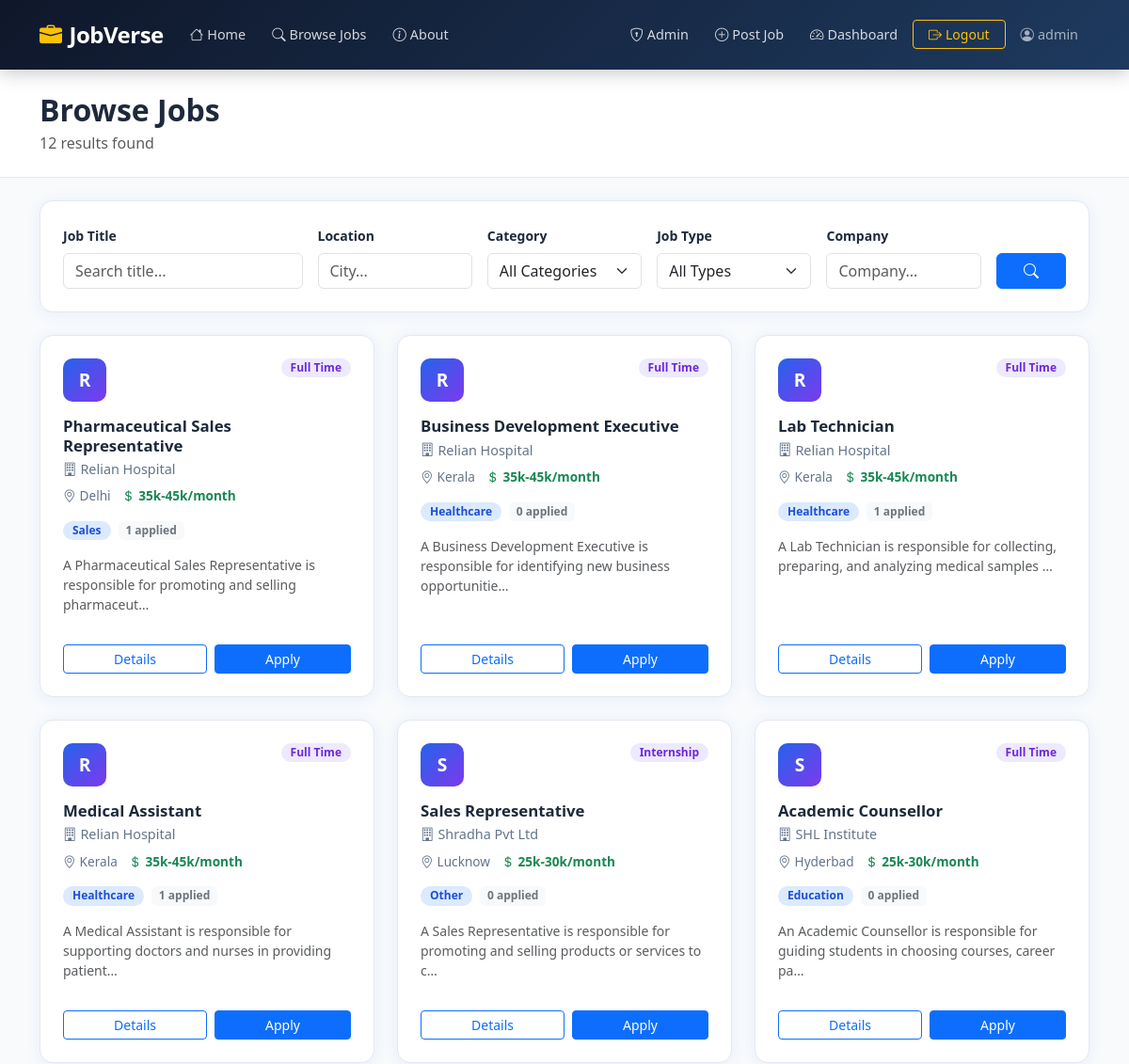
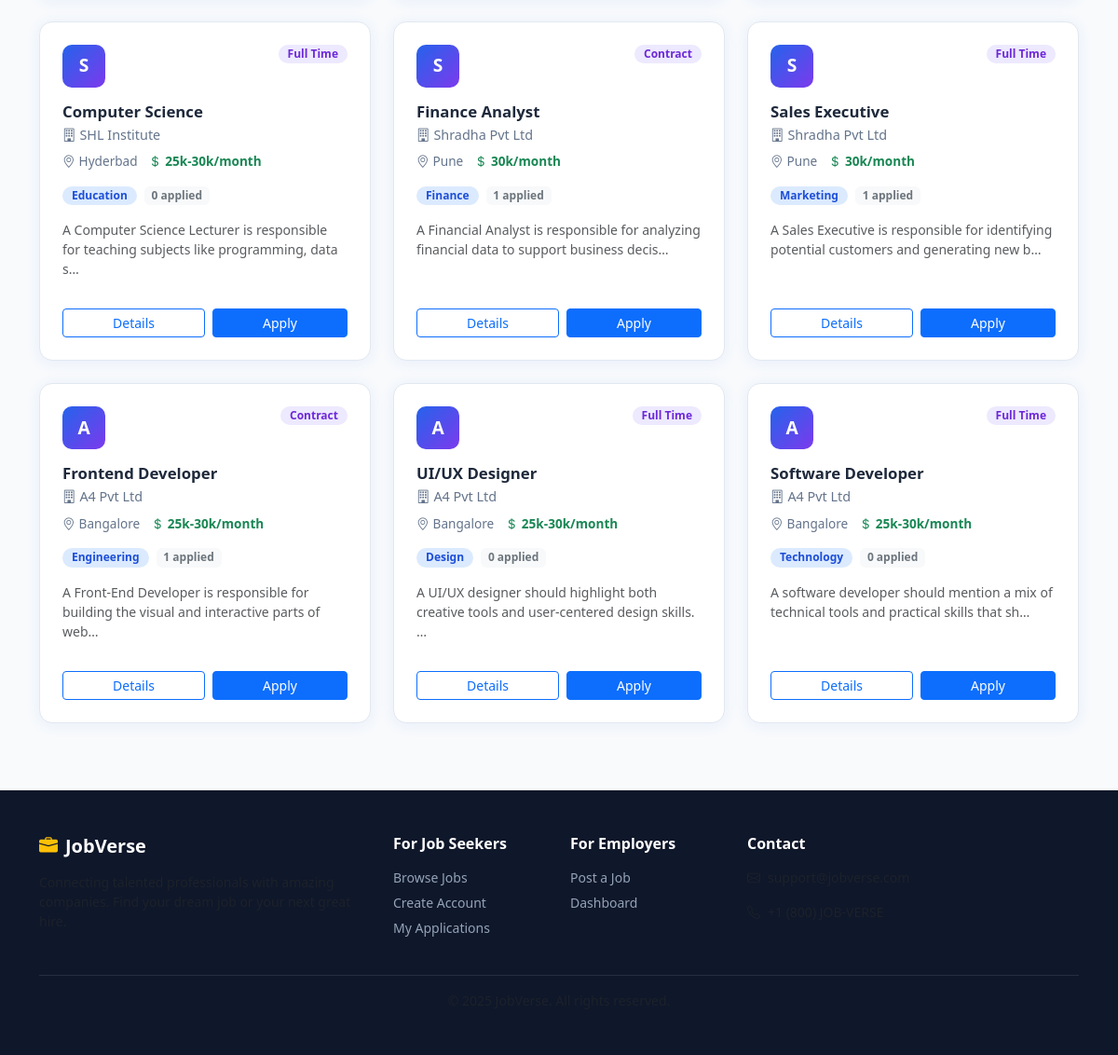
The app's page /jobs/ (signed in) with its own data (2 pictures, top to bottom).
### jobs/models.py (models this page shows, shortened)
class Job(models.Model):
    CATEGORY_CHOICES = [
        ('technology', 'Technology'),
        ('finance', 'Finance'),
        ('marketing', 'Marketing'),
        ('design', 'Design'),
        ('sales', 'Sales'),
        ('healthcare', 'Healthcare'),
        ('education', 'Education'),
        ('engineering', 'Engineering'),
        ('other', 'Other'),
    ]
    JOB_TYPE_CHOICES = [
        ('full_time', 'Full Time'),
        ('part_time', 'Part Time'),
        ('contract', 'Contract'),
        ('internship', 'Internship'),
        ('remote', 'Remote'),
    ]
    title = models.CharField(max_length=200)
    company = models.CharField(max_length=200)
    location = models.CharField(max_length=200)
    salary = models.CharField(max_length=100)
    description = models.TextField()
    category = models.CharField(max_length=50, choices=CATEGORY_CHOICES, default='other')
    job_type = models.CharField(max_length=20, choices=JOB_TYPE_CHOICES, default='full_time')
    employer = models.ForeignKey(User, on_delete=models.CASCADE, related_name='jobs_posted')
    created_at = models.DateTimeField(auto_now_add=True)
    is_active = models.BooleanField(default=True)
    def application_count(self):
        return self.applications.count()

### jobs/views.py (the view)
# urls.py: path('jobs/', views.search_jobs, name='search_jobs'),
def search_jobs(request):
    jobs = Job.objects.filter(is_active=True).order_by('-created_at')
    title = request.GET.get('title', '')
    location = request.GET.get('location', '')
    category = request.GET.get('category', '')
    company = request.GET.get('company', '')
    job_type = request.GET.get('job_type', '')
    if title:
        jobs = jobs.filter(title__icontains=title)
    if location:
        jobs = jobs.filter(location__icontains=location)
    if category:
        jobs = jobs.filter(category=category)
    if company:
        jobs = jobs.filter(company__icontains=company)
    if job_type:
        jobs = jobs.filter(job_type=job_type)
    categories = Job.CATEGORY_CHOICES
    job_types = Job.JOB_TYPE_CHOICES
    return render(request, 'jobs.html', {
        'jobs': jobs,
        'categories': categories,
        'job_types': job_types,
        'title': title,
        'location': location,
        'category': category,
        'company': company,
        'job_type': job_type,
    })

### templates/jobs.html (shortened to what this page needs)
{% extends "base.html" %}
{% block content %}
<div class="page-header py-4">
  <div class="container">
    <h2 class="fw-bold mb-1">Browse Jobs</h2>
    <p class="text-muted mb-0">{{ jobs|length }} result{{ jobs|length|pluralize }} found</p>
  </div>
</div>
<div class="container py-4">
  <div class="filter-card mb-4">
    <form method="GET" action="{% url 'search_jobs' %}">
      <div class="row g-3 align-items-end">
        <div class="col-md-3">
          <label class="form-label small fw-semibold">Job Title</label>
          <input type="text" name="title" value="{{ title }}" class="form-control" placeholder="Search title...">
        </div>
        <div class="col-md-2">
          <label class="form-label small fw-semibold">Location</label>
          <input type="text" name="location" value="{{ location }}" class="form-control" placeholder="City...">
        </div>
        <div class="col-md-2">
          <label class="form-label small fw-semibold">Category</label>
          <select name="category" class="form-select">
            <option value="">All Categories</option>
          </select>
        </div>
        <div class="col-md-2">
          <label class="form-label small fw-semibold">Job Type</label>
          <select name="job_type" class="form-select">
            <option value="">All Types</option>
          </select>
        </div>
        <div class="col-md-2">
          <label class="form-label small fw-semibold">Company</label>
          <input type="text" name="company" value="{{ company }}" class="form-control" placeholder="Company...">
        </div>
        <div class="col-md-1">
          <button type="submit" class="btn btn-primary w-100"><i class="bi bi-search"></i></button>
        </div>
      </div>
    </form>
  </div>
  {% if jobs %}
  <div class="row g-4">
    {% for job in jobs %}
    <div class="col-md-6 col-lg-4">
      <div class="job-card h-100">
        <div class="d-flex justify-content-between align-items-start mb-3">
          <div class="company-avatar">{{ job.company|first|upper }}</div>
          <span class="badge job-type-badge">{{ job.get_job_type_display }}</span>
        </div>
        <h5 class="job-title fw-bold mb-1">{{ job.title }}</h5>
        <p class="company-name mb-2"><i class="bi bi-building me-1"></i>{{ job.company }}</p>
        <div class="job-meta mb-3">
          <span class="meta-item"><i class="bi bi-geo-alt me-1"></i>{{ job.location }}</span>
          <span class="meta-item text-success fw-semibold"><i class="bi bi-currency-dollar me-1"></i>{{ job.salary }}</span>
        </div>
        <div class="d-flex gap-2 flex-wrap mb-3">
          <span class="badge cat-badge">{{ job.get_category_display }}</span>
          <span class="badge bg-light text-secondary">{{ job.application_count }} applied</span>
        </div>
        <p class="text-muted small">{{ job.description|truncatechars:90 }}</p>
        <div class="d-flex gap-2 mt-auto pt-3">
          <a href="{% url 'job_detail' job.id %}" class="btn btn-outline-primary btn-sm flex-fill">Details</a>
          {% if user.is_authenticated %}
            <a href="{% url 'apply_job' job.id %}" class="btn btn-primary btn-sm flex-fill">Apply</a>
          {% else %}
            <a href="{% url 'login' %}" class="btn btn-primary btn-sm flex-fill">Apply</a>
          {% endif %}
        </div>
      </div>
    </div>
    {% endfor %}
  </div>
  {% endif %}
</div>
{% endblock %}

### templates/base.html (shortened to what this page needs)
<!DOCTYPE html>
<html lang="en">
{% load static %}
<head>
    <link href="https://cdn.jsdelivr.net/npm/bootstrap@5.3.2/dist/css/bootstrap.min.css" rel="stylesheet">
    <link rel="stylesheet" href="https://cdn.jsdelivr.net/npm/bootstrap-icons@1.11.3/font/bootstrap-icons.min.css">
    <link rel="stylesheet" href="{% static 'css/style.css' %}">
</head>
<body>
<nav class="navbar navbar-expand-lg navbar-dark sticky-top" id="mainNav">
  <div class="container">
    <a class="navbar-brand fw-bold fs-4" href="{% url 'home' %}">
      <i class="bi bi-briefcase-fill me-2 text-warning"></i>JobVerse
    </a>
    <div class="collapse navbar-collapse" id="navMenu">
      <ul class="navbar-nav me-auto gap-1">
        <li class="nav-item"><a class="nav-link" href="{% url 'home' %}"><i class="bi bi-house me-1"></i>Home</a></li>
        <li class="nav-item"><a class="nav-link" href="{% url 'search_jobs' %}"><i class="bi bi-search me-1"></i>Browse Jobs</a></li>
        <li class="nav-item"><a class="nav-link" href="{% url 'about' %}"><i class="bi bi-info-circle me-1"></i>About</a></li>
      </ul>
      <ul class="navbar-nav gap-1 align-items-center">
        {% if user.is_authenticated %}
          {% if user.is_staff %}
            <li class="nav-item"><a class="nav-link" href="/admin/"><i class="bi bi-shield-lock me-1"></i>Admin</a></li>
          {% endif %}
          {% if user.profile.role == 'employer' or user.is_staff %}
            <li class="nav-item"><a class="nav-link" href="{% url 'post_job' %}"><i class="bi bi-plus-circle me-1"></i>Post Job</a></li>
            <li class="nav-item"><a class="nav-link" href="{% url 'employer_dashboard' %}"><i class="bi bi-speedometer2 me-1"></i>Dashboard</a></li>
          {% else %}
            <li class="nav-item"><a class="nav-link" href="{% url 'seeker_dashboard' %}"><i class="bi bi-person-lines-fill me-1"></i>My Applications</a></li>
          {% endif %}
          <li class="nav-item">
            <a class="btn btn-outline-warning btn-sm px-3" href="{% url 'logout' %}">
              <i class="bi bi-box-arrow-right me-1"></i>Logout
            </a>
          </li>
          <li class="nav-item">
            <span class="nav-link text-light opacity-75 small"><i class="bi bi-person-circle me-1"></i>{{ user.username }}</span>
          </li>
        {% else %}
          <li class="nav-item"><a class="nav-link" href="{% url 'login' %}">Login</a></li>
          <li class="nav-item"><a class="btn btn-warning btn-sm px-3 fw-semibold" href="{% url 'register' %}">Register</a></li>
        {% endif %}
      </ul>
    </div>
  </div>
</nav>
{% block content %}{% endblock %}
<footer class="site-footer mt-5 py-5">
  <div class="container">
    <div class="row g-4">
      <div class="col-md-4">
        <h5 class="fw-bold mb-3"><i class="bi bi-briefcase-fill text-warning me-2"></i>JobVerse</h5>
        <p class="text-muted small">Connecting talented professionals with amazing companies. Find your dream job or your next great hire.</p>
      </div>
      <div class="col-md-2">
        <h6 class="fw-semibold mb-3">For Job Seekers</h6>
        <ul class="list-unstyled small text-muted">
          <li><a href="{% url 'search_jobs' %}" class="footer-link">Browse Jobs</a></li>
          <li><a href="{% url 'register' %}" class="footer-link">Create Account</a></li>
          <li><a href="{% url 'seeker_dashboard' %}" class="footer-link">My Applications</a></li>
        </ul>
      </div>
      <div class="col-md-2">
        <h6 class="fw-semibold mb-3">For Employers</h6>
        <ul class="list-unstyled small text-muted">
          <li><a href="{% url 'post_job' %}" class="footer-link">Post a Job</a></li>
          <li><a href="{% url 'employer_dashboard' %}" class="footer-link">Dashboard</a></li>
        </ul>
      </div>
      <div class="col-md-4">
        <h6 class="fw-semibold mb-3">Contact</h6>
        <p class="text-muted small"><i class="bi bi-envelope me-2"></i>support@jobverse.com</p>
        <p class="text-muted small"><i class="bi bi-telephone me-2"></i>+1 (800) JOB-VERSE</p>
      </div>
    </div>
    <hr class="border-secondary mt-4">
    <p class="text-center text-muted small mb-0">&copy; 2025 JobVerse. All rights reserved.</p>
  </div>
</footer>
</body>
</html>

### static/css/style.css (style rules this page uses)
:root { --primary: #2563eb; --primary-dark: #1d4ed8; --warning: #f59e0b; --success: #10b981; --danger: #ef4444; --text-dark: #1e293b; --text-muted: #64748b; --bg-light: #f8fafc; --card-shadow: 0 2px 16px rgba(37,99,235,0.08); --card-hover-shadow: 0 8px 32px rgba(37,99,235,0.16); --radius: 14px; --radius-sm: 8px; }
*, *::before, *::after { box-sizing: border-box; }
body { font-family: 'Segoe UI', system-ui, -apple-system, sans-serif; background: var(--bg-light); color: var(--text-dark); min-height: 100vh; }
#mainNav { background: linear-gradient(135deg, #0f172a 0%, #1e3a5f 100%); box-shadow: 0 2px 20px rgba(0,0,0,0.25); padding: 14px 0; }
#mainNav .navbar-brand { letter-spacing: -0.5px; }
#mainNav .nav-link { color: rgba(255,255,255,0.82) !important; font-size: 0.9rem; border-radius: 6px; padding: 6px 12px !important; transition: all 0.2s; }
.job-card { background: #fff; border-radius: var(--radius); padding: 24px; box-shadow: var(--card-shadow); border: 1px solid #e2e8f0; transition: transform 0.25s, box-shadow 0.25s; display: flex; flex-direction: column; }
.company-avatar { width: 46px; height: 46px; border-radius: 10px; background: linear-gradient(135deg, var(--primary), #7c3aed); color: #fff; font-weight: 700; font-size: 1.2rem; display: flex; align-items: center; justify-content: center; flex-shrink: 0; }
.job-title { color: var(--text-dark); font-size: 1.05rem; }
.company-name { color: var(--text-muted); font-size: 0.9rem; }
.job-meta { display: flex; flex-wrap: wrap; gap: 12px; }
.meta-item { font-size: 0.85rem; color: var(--text-muted); }
.job-type-badge { background: #ede9fe; color: #6d28d9; font-size: 0.75rem; font-weight: 600; padding: 4px 10px; border-radius: 20px; }
.cat-badge { background: #dbeafe; color: #1d4ed8; font-size: 0.75rem; font-weight: 600; padding: 4px 10px; border-radius: 20px; }
.filter-card { background: #fff; border-radius: var(--radius); padding: 24px; box-shadow: var(--card-shadow); border: 1px solid #e2e8f0; }
.page-header { background: #fff; border-bottom: 1px solid #e2e8f0; margin-bottom: 0; }
.site-footer { background: #0f172a; color: #fff; }
.footer-link { color: #94a3b8; text-decoration: none; display: block; margin-bottom: 6px; transition: color 0.2s; }

### records on screen
Job: company|first "R", job_type "Full Time", title "Pharmaceutical Sales Representative", company "Relian Hospital", location "Delhi", salary "35k-45k/month", category "Sales", application_count "1", description "A Pharmaceutical Sales Representative is responsible for promoting and selling pharmaceut…"
Job: company|first "R", job_type "Full Time", title "Business Development Executive", company "Relian Hospital", location "Kerala", salary "35k-45k/month", category "Healthcare", application_count "0", description "A Business Development Executive is responsible for identifying new business opportunitie…"
Job: company|first "R", job_type "Full Time", title "Lab Technician", company "Relian Hospital", location "Kerala", salary "35k-45k/month", category "Healthcare", application_count "1", description "A Lab Technician is responsible for collecting, preparing, and analyzing medical samples …"
Job: company|first "R", job_type "Full Time", title "Medical Assistant", company "Relian Hospital", location "Kerala", salary "35k-45k/month", category "Healthcare", application_count "1", description "A Medical Assistant is responsible for supporting doctors and nurses in providing patient…"
Job: company|first "S", job_type "Internship", title "Sales Representative", company "Shradha Pvt Ltd", location "Lucknow", salary "25k-30k/month", category "Other", application_count "0", description "A Sales Representative is responsible for promoting and selling products or services to c…"
Job: company|first "S", job_type "Full Time", title "Academic Counsellor", company "SHL Institute", location "Hyderbad", salary "25k-30k/month", category "Education", application_count "0", description "An Academic Counsellor is responsible for guiding students in choosing courses, career pa…"
Job: company|first "S", job_type "Full Time", title "Computer Science", company "SHL Institute", location "Hyderbad", salary "25k-30k/month", category "Education", application_count "0", description "A Computer Science Lecturer is responsible for teaching subjects like programming, data s…"
Job: company|first "S", job_type "Contract", title "Finance Analyst", company "Shradha Pvt Ltd", location "Pune", salary "30k/month", category "Finance", application_count "1", description "A Financial Analyst is responsible for analyzing financial data to support business decis…"
Job: company|first "S", job_type "Full Time", title "Sales Executive", company "Shradha Pvt Ltd", location "Pune", salary "30k/month", category "Marketing", application_count "1", description "A Sales Executive is responsible for identifying potential customers and generating new b…"
Job: company|first "A", job_type "Contract", title "Frontend Developer", company "A4 Pvt Ltd", location "Bangalore", salary "25k-30k/month", category "Engineering", application_count "1", description "A Front-End Developer is responsible for building the visual and interactive parts of web…"
Job: company|first "A", job_type "Full Time", title "UI/UX Designer", company "A4 Pvt Ltd", location "Bangalore", salary "25k-30k/month", category "Design", application_count "0", description "A UI/UX designer should highlight both creative tools and user-centered design skills. …"
Job: company|first "A", job_type "Full Time", title "Software Developer", company "A4 Pvt Ltd", location "Bangalore", salary "25k-30k/month", category "Technology", application_count "0", description "A software developer should mention a mix of technical tools and practical skills that sh…"

### other values on screen
{{ user.username }} "admin"
{{ jobs|length }} "12"
